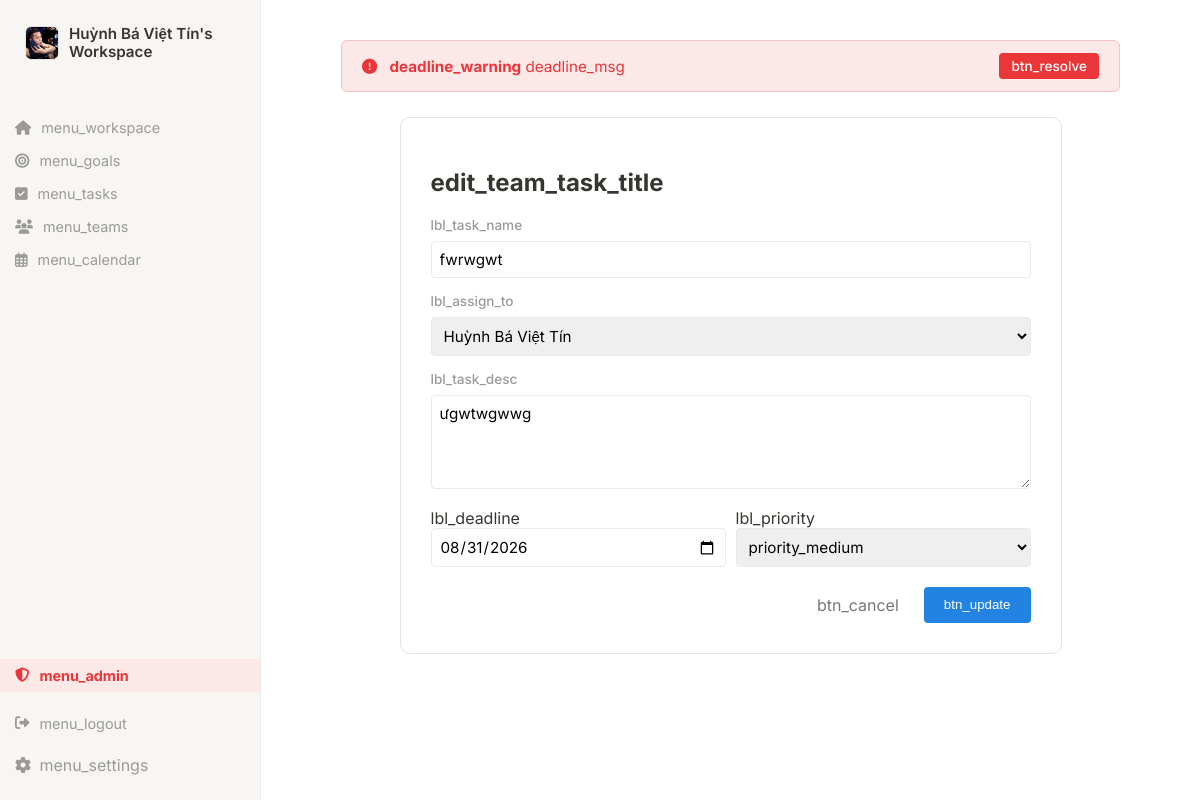
/public/index.php?action=edit-team-task&id=21&project_id=5 (signed in), run on the app's committed database.
### tables this page shows
CREATE TABLE `users` (
  `id` int(11) NOT NULL AUTO_INCREMENT,
  `fullname` varchar(100) NOT NULL,
  `email` varchar(100) NOT NULL,
  `password` varchar(255) NOT NULL,
  `role` enum('admin','user') DEFAULT 'user',
  `created_at` timestamp NOT NULL DEFAULT current_timestamp(),
  `phone` varchar(20) DEFAULT NULL,
  `avatar` varchar(255) DEFAULT 'default.png',
  `notifications` tinyint(1) DEFAULT 1,
  `language` varchar(10) DEFAULT 'vi',
  `timezone` varchar(50) DEFAULT 'Asia/Ho_Chi_Minh',
  `dob` date DEFAULT NULL,
  `address` varchar(255) DEFAULT NULL,
  `bio` text DEFAULT NULL,
  `notify_deadline` tinyint(1) DEFAULT 1,
  `notify_alerts` tinyint(1) DEFAULT 1,
  `is_locked` tinyint(1) DEFAULT 0,
  PRIMARY KEY (`id`),
  UNIQUE KEY `email` (`email`)
);

CREATE TABLE `team_tasks` (
  `id` int(11) NOT NULL AUTO_INCREMENT,
  `project_id` int(11) NOT NULL,
  `assigned_to` int(11) DEFAULT NULL,
  `title` varchar(255) NOT NULL,
  `description` text DEFAULT NULL,
  `status` enum('Backlog','In Progress','Review','Done') DEFAULT 'Backlog',
  `priority` enum('Low','Medium','High') DEFAULT 'Medium',
  `due_date` date DEFAULT NULL,
  `created_at` timestamp NOT NULL DEFAULT current_timestamp(),
  PRIMARY KEY (`id`)
);

CREATE TABLE `team_members` (
  `team_id` int(11) NOT NULL,
  `user_id` int(11) NOT NULL,
  `role` enum('Leader','Manager','Member','Viewer') DEFAULT 'Member',
  `joined_at` timestamp NOT NULL DEFAULT current_timestamp(),
  PRIMARY KEY (`team_id`,`user_id`)
);

### src/Controllers/TeamController.php (called while the page is built, shortened)
<?php
require_once PROJECT_ROOT . '/src/Models/TeamModel.php';
class TeamController {
    private $teamModel;
    public function __construct() {
        $this->teamModel = new TeamModel();
    }
    public function editTeamTask() {
        $taskId = $_GET['id'] ?? 0;
        $projectId = $_GET['project_id'] ?? 0;
        $task = $this->teamModel->getTeamTaskById($taskId);
        $project = $this->teamModel->getProjectById($projectId);
        $members = $this->teamModel->getTeamMembers($project['team_id']);
        require_once PROJECT_ROOT . '/views/teams/edit_task.php';
    }
}

### src/core/Database.php (called while the page is built, shortened)
<?php
class Database {
    private static $instance = null;
    private $conn;
    private $host = 'localhost';
    private $db_name = 'quanly_congviec';
    private $username = 'root';
    private $password = '';
    private function __construct() {
        try {
            $this->conn = new PDO(
                "mysql:host=" . $this->host . ";dbname=" . $this->db_name . ";charset=utf8mb4",
                $this->username,
                $this->password
            );
            $tz = date('P');
            $this->conn->exec("SET time_zone = '{$tz}';");
            $this->conn->setAttribute(PDO::ATTR_ERRMODE, PDO::ERRMODE_EXCEPTION);
        } catch(PDOException $e) {
            die("Lỗi kết nối Cơ sở dữ liệu: " . $e->getMessage());
        }
    }
    public static function getInstance() {
        if (!self::$instance) {
            self::$instance = new Database();
        }
        return self::$instance;
    }
    public function getConnection() {
        return $this->conn;
    }
}

### src/Models/TeamModel.php (called while the page is built, shortened)
<?php
require_once PROJECT_ROOT . '/src/Core/Database.php';
class TeamModel {
    private $conn;
    public function __construct() {
        $this->conn = Database::getInstance()->getConnection();
    }
    public function getTeamMembers($teamId) {
        $sql = "SELECT u.id, u.fullname, u.email, tm.role, tm.joined_at
                FROM team_members tm
                JOIN users u ON tm.user_id = u.id
                WHERE tm.team_id = :team_id
                ORDER BY tm.role ASC, tm.joined_at ASC";
        $stmt = $this->conn->prepare($sql);
        $stmt->execute(['team_id' => $teamId]);
        return $stmt->fetchAll(\PDO::FETCH_ASSOC);
    }
    public function getProjectById($projectId) {
        $stmt = $this->conn->prepare("SELECT * FROM projects WHERE id = :id");
        $stmt->execute(['id' => $projectId]);
        return $stmt->fetch(\PDO::FETCH_ASSOC);
    }
    public function getTeamTaskById($taskId) {
        $stmt = $this->conn->prepare("SELECT * FROM team_tasks WHERE id = :id");
        $stmt->execute(['id' => $taskId]);
        return $stmt->fetch(\PDO::FETCH_ASSOC);
    }
}

### views/teams/edit_task.php (the view, shortened to what this page needs)
<?php require_once PROJECT_ROOT . '/views/layout/header.php'; ?>
<div style="max-width: 600px; margin: 0 auto; background: white; padding: 30px; border-radius: 10px; border: 1px solid #e3e2e0;">
    <h2><?= __('edit_team_task_title') ?></h2>
    <form action="index.php?action=edit-team-task&id=<?= $task['id'] ?>&project_id=<?= $project['id'] ?>" method="POST">
        <div class="form-group" style="margin-bottom: 15px;">
            <label><?= __('lbl_task_name') ?></label>
            <input type="text" name="title" class="form-control" value="<?= htmlspecialchars($task['title']) ?>" required style="width: 100%; padding: 8px; box-sizing: border-box;">
        </div>
        <div class="form-group" style="margin-bottom: 15px;">
            <label><?= __('lbl_assign_to') ?></label>
            <select name="assigned_to" class="form-control" style="width: 100%; padding: 8px; box-sizing: border-box;">
                <?php foreach($members as $m): ?>
                    <option value="<?= $m['id'] ?>" <?= ($m['id'] == $task['assigned_to']) ? 'selected' : '' ?>><?= htmlspecialchars($m['fullname']) ?></option>
                <?php endforeach; ?>
            </select>
        </div>
        <div class="form-group" style="margin-bottom: 15px;">
            <label><?= __('lbl_task_desc') ?></label>
            <textarea name="description" class="form-control" rows="4" style="width: 100%; padding: 8px; box-sizing: border-box;"><?= htmlspecialchars($task['description']) ?></textarea>
        </div>
        <div style="display: flex; gap: 10px; margin-bottom: 20px;">
            <div style="flex: 1;">
                <label><?= __('lbl_deadline') ?></label>
                <input type="date" name="due_date" class="form-control" value="<?= $task['due_date'] ?>" style="width: 100%; padding: 8px; box-sizing: border-box;">
            </div>
            <div style="flex: 1;">
                <label><?= __('lbl_priority') ?></label>
                <select name="priority" class="form-control" style="width: 100%; padding: 8px; box-sizing: border-box;">
                    <option value="Medium" <?= $task['priority'] == 'Medium' ? 'selected' : '' ?>><?= __('priority_medium') ?></option>
                </select>
            </div>
        </div>
        <div style="display:flex; justify-content:flex-end; gap:10px;">
            <a href="index.php?action=project-kanban&id=<?= $project['id'] ?>" style="padding: 8px 15px; color: #787774; text-decoration: none;"><?= __('btn_cancel') ?></a>
            <button type="submit" style="background:#2383e2; color:white; border:none; padding:8px 20px; border-radius:4px; cursor:pointer;"><?= __('btn_update') ?></button>
        </div>
    </form>
</div>
<?php require_once PROJECT_ROOT . '/views/layout/footer.php'; ?>

### views/layout/header.php (shortened to what this page needs)
<?php
$fullname = $_SESSION['fullname'] ?? 'Admin';
$lang = $_SESSION['language'] ?? 'vi';
$dictionary = require PROJECT_ROOT . "/lang/{$lang}.php";
if (!function_exists('__')) {
    function __($keyword) {
        global $dictionary;
        return $dictionary[$keyword] ?? $keyword;
    }
}
$dueCount = 0;
$userAvatarPath = 'https://ui-avatars.com/api/?name=' . urlencode($fullname) . '&background=random';
try {
    $db = \Tinhu\TaskManager\Core\Database::getInstance()->getConnection();
    $uid = $_SESSION['user_id'];
    $stmt1 = $db->prepare("SELECT COUNT(*) FROM tasks WHERE user_id = ? AND status != 'Done' AND due_date <= CURDATE() AND due_date != '0000-00-00' AND due_date IS NOT NULL");
    $stmt1->execute([$uid]);
    $countPersonal = (int)$stmt1->fetchColumn();
    $stmt2 = $db->prepare("SELECT COUNT(*) FROM team_tasks WHERE assigned_to = ? AND status != 'Done' AND due_date <= CURDATE() AND due_date != '0000-00-00' AND due_date IS NOT NULL");
    $stmt2->execute([$uid]);
    $countTeam = (int)$stmt2->fetchColumn();
    $dueCount = $countPersonal + $countTeam;
    $stmtAvatar = $db->prepare("SELECT avatar FROM users WHERE id = ?");
    $stmtAvatar->execute([$uid]);
    $dbAvatar = $stmtAvatar->fetchColumn();
    if (!empty($dbAvatar) && $dbAvatar !== 'default.png') {
        $userAvatarPath = '/task_manager/public/uploads/' . $dbAvatar;
    }
} catch (\Exception $e) {}
?>
<!DOCTYPE html>
<html lang="<?= $lang ?>">
<head>
    <link rel="stylesheet" href="css/style.css">
    <link rel="stylesheet" href="https://cdnjs.cloudflare.com/ajax/libs/font-awesome/6.4.0/css/all.min.css">
</head>
<body>
<div class="workspace-wrapper">
    <div class="sidebar">
        <div class="workspace-header">
            <a href="index.php?action=profile" style="display: flex; align-items: center; gap: 10px; padding: 10px; text-decoration: none; color: inherit; border-radius: 6px; margin-bottom: 20px;">
                <img src="<?= $userAvatarPath ?>" style="width: 32px; height: 32px; min-width: 32px; border-radius: 6px; object-fit: cover; border: 1px solid #e3e2e0;">
                <div style="font-weight: 600; font-size: 0.95rem; line-height: 1.2;">
                    <?= htmlspecialchars($fullname) ?>'s Workspace
                </div>
            </a>
        </div>
        <a href="index.php?action=dashboard" class="menu-item"><i class="fas fa-home"></i> <?= __('menu_workspace') ?></a>
        <a href="index.php?action=goals" class="menu-item"><i class="fas fa-bullseye"></i> <?= __('menu_goals') ?></a>
        <a href="index.php?action=tasks" class="menu-item"><i class="fas fa-check-square"></i> <?= __('menu_tasks') ?></a>
        <a href="index.php?action=teams" class="menu-item"><i class="fas fa-users"></i> <?= __('menu_teams') ?></a>
        <a href="index.php?action=calendar" class="menu-item"><i class="far fa-calendar-alt"></i> <?= __('menu_calendar') ?></a>
        <div style="margin-top: auto;">
            <?php if (isset($_SESSION['role']) && $_SESSION['role'] === 'admin'): ?>
                <a href="index.php?action=admin" class="menu-item" style="color: #eb3639; font-weight: bold; background: #fde8e8; margin-bottom: 15px;">
                    <i class="fas fa-shield-alt"></i> <?= __('menu_admin') ?>
                </a>
            <?php endif; ?>
            <a href="index.php?action=logout" class="menu-item"><i class="fas fa-sign-out-alt"></i> <?= __('menu_logout') ?></a>
            <a href="index.php?action=settings" style="display: block; padding: 10px 15px; color: var(--text-muted); text-decoration: none; border-radius: 4px; margin-top: 5px;">
                <i class="fas fa-cog" style="width: 20px;"></i> <?= __('menu_settings') ?>
            </a>
        </div>
    </div>
    <div class="main-content">
        <?php if ($dueCount > 0): ?>
            <div style="background: #fde8e8; border: 1px solid #f9c2c2; color: #eb3639; padding: 12px 20px; border-radius: 6px; margin-bottom: 25px; display: flex; align-items: center; justify-content: space-between; font-size: 0.95rem;">
                <div>
                    <i class="fas fa-exclamation-circle" style="margin-right: 8px;"></i>
                    <strong><?= __('deadline_warning') ?></strong>
                    <?= sprintf(__('deadline_msg'), $dueCount) ?>
                </div>
                <a href="index.php?action=calendar" style="background: #eb3639; color: white; padding: 5px 12px; border-radius: 4px; text-decoration: none; font-size: 0.85rem; font-weight: 500;">
                    <?= __('btn_resolve') ?>
                </a>
            </div>
        <?php endif; ?>

### public/css/style.css (style rules this page uses)
:root { --bg-main: #ffffff; --text-main: #37352f; --text-muted: #9b9a97; --border-color: #e9e9e7; --hover-bg: #efefed; }
body { font-family: "Inter", sans-serif; background-color: var(--bg-main); color: var(--text-main); margin: 0; display: flex; justify-content: center; align-items: center; height: 100vh; }
.form-group { margin-bottom: 20px; }
.form-group label { display: block; font-size: 0.85rem; font-weight: 500; margin-bottom: 8px; color: var(--text-muted); }
.form-control { width: 100%; padding: 10px 12px; border: 1px solid var(--border-color); border-radius: 4px; font-family: inherit; font-size: 0.95rem; box-sizing: border-box; outline: none; transition: 0.2s; }
.workspace-wrapper { display: flex; height: 100vh; width: 100%; overflow: hidden; }
.sidebar { width: 260px; background-color: #f7f6f3; border-right: 1px solid #e9e9e7; display: flex; flex-direction: column; padding: 15px 0; }
.workspace-header { padding: 0 15px 20px 15px; display: flex; align-items: center; gap: 10px; font-weight: 600; font-size: 0.95rem; cursor: pointer; }
.menu-item { padding: 8px 15px; color: var(--text-muted); text-decoration: none; display: flex; align-items: center; gap: 10px; font-size: 0.9rem; transition: background 0.2s; }
.main-content { flex: 1; background-color: var(--bg-main); padding: 40px 80px; overflow-y: auto; }

### data on the page
users: avatar (picture), assigned_to "Huỳnh Bá Việt Tín"
team_tasks: title "fwrwgwt", description "ưgwtwgwwg", due_date "08/31/2026", priority "priority_medium"

### other printed values
$fullname "Huỳnh Bá Việt Tín"
__('menu_workspace') "menu_workspace"
__('menu_goals') "menu_goals"
__('menu_tasks') "menu_tasks"
__('menu_teams') "menu_teams"
__('menu_calendar') "menu_calendar"
__('menu_admin') "menu_admin"
__('menu_logout') "menu_logout"
__('menu_settings') "menu_settings"
__('deadline_warning') "deadline_warning"
sprintf(__('deadline_msg'), $dueCount) "deadline_msg"
__('btn_resolve') "btn_resolve"
__('edit_team_task_title') "edit_team_task_title"
__('lbl_task_name') "lbl_task_name"
__('lbl_assign_to') "lbl_assign_to"
